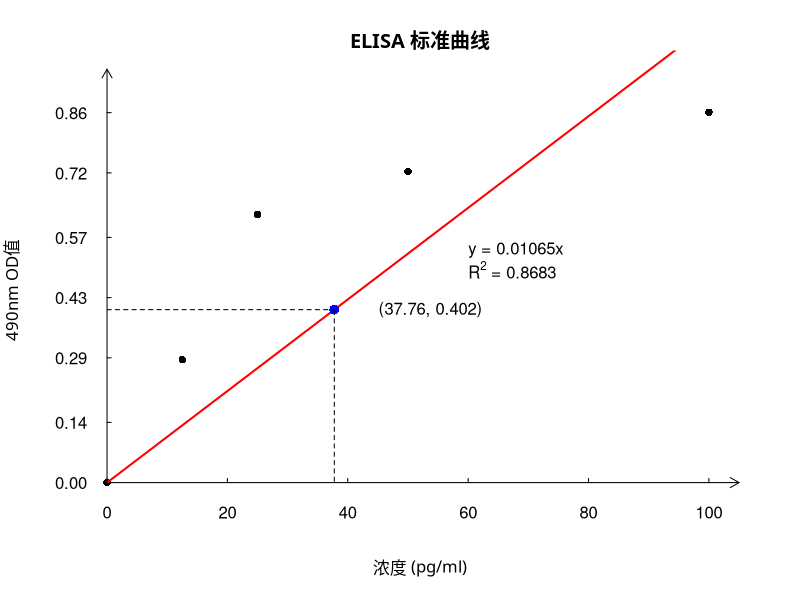

Here is the R script that generated this plot:
# Cairo::CairoPDF("ELISA.pdf", width=7, height=5)
# Cairo::CairoPNG("ELISA.png", width=1400, height=1000, res=200)

# raw data each data has been replicated measured twice
# the last row is the measure of sample
raw_data1 <- c(0.053, 0.057,
               0.366, 0.315,
               0.677, 0.679,
               0.764, 0.792,
               1.008, 0.824,
               0.588, 0.326)

# clean data
data_norm1 <- raw_data1[seq(1, 11, 2)]
data_norm2 <- raw_data1[seq(2, 12, 2)]
data_norm <- (data_norm1+data_norm2)/2
data_norm <- data_norm -data_norm[1]
data1 <- data.frame(conc=c(0, 12.5, 25, 50, 100), od=data_norm[-length(data_norm)])

# line model fit (the model is y=b*x)
line.model <- lm(od~0+conc, data=data1)

# rsquared
summary(line.model)$r.squared

# f statistic
f <- summary(line.model)$fstatistic

# pvalue
pf(f[1], f[2], f[3], lower.tail=F)

# the data to be fitted renamed to x and y
x = data1$conc
y = data1$od

# par(family='Sans SimHei')
# 做散点图，并把坐标轴隐藏，
plot(x, y, pch=16, xlab="浓度 (pg/ml)", ylab="490nm OD值", bty="n",
     xlim=c(min(x), max(x))+c(0, 0.2)*(max(x)-min(x))/5,
     ylim=c(min(y), max(y))+c(0, 0.2)*(max(y)-min(y))/5,
     main="ELISA 标准曲线", axes=FALSE, family = "Microsoft Yahei")

# 自定义坐标轴，at为坐标点位置，labels默认为坐标点的数值
# tck表示坐标刻度长度，pos表示坐标轴的位置
axis(2, at=round(seq(0, max(y), length=7), 2), las=2, tck=0.01, pos=0)
axis(1, at=round(seq(0, max(x), length=6), 2), las=1, tck=0.01, pos=0)

# clip限制当前作图区域的界限
clip(-2, 120, -1, 1)
# 坐标轴加箭头
arrows(100, 0, 105, 0, length=0.1)
arrows(0, max(y), 0, max(y)+0.1, length=0.1)

# 作拟合直线
clip(min(x), max(x), min(y), max(y)+(max(y)-min(y))/6)
abline(line.model, lwd=2, col="red")

# 标注直线方程和拟合系数
text1 <- paste("y = ", round(line.model$coefficients, 5),"x",sep="")
text(x=quantile(x, 0.80), y=quantile(y, .39),
     labels= substitute(paste(text1, r.squared, sep=''), list(
       text1=paste(text1, "\n"), r.squared="")),
     adj=c(0,0))
text(x=quantile(x, 0.80), y=quantile(y, .39),
     labels= substitute(paste(text1, R^2, " = ", r.squared, sep=''), list(
       text1="\n", r.squared=round(summary(line.model)$r.squared, 4))),
     adj=c(0,0))

# 标注样本点
absorb_target = data_norm[length(data_norm)]
conc_target <- absorb_target/line.model$coefficients
points(conc_target, absorb_target, pch=16, col="blue", cex=1.3)
clip(0, conc_target, 0, absorb_target*2)
abline(h=absorb_target, lty=2)
clip(0, conc_target+1, 0, absorb_target)
abline(v=conc_target, lty=2)

# 标注样本点坐标值
clip(min(x), max(x), min(y), max(y)+(max(y)-min(y))/6)
text(conc_target+16, absorb_target, 
     paste("(", round(conc_target, 3), ", ",  round(absorb_target, 3), ")", sep=""))

# dev.off()